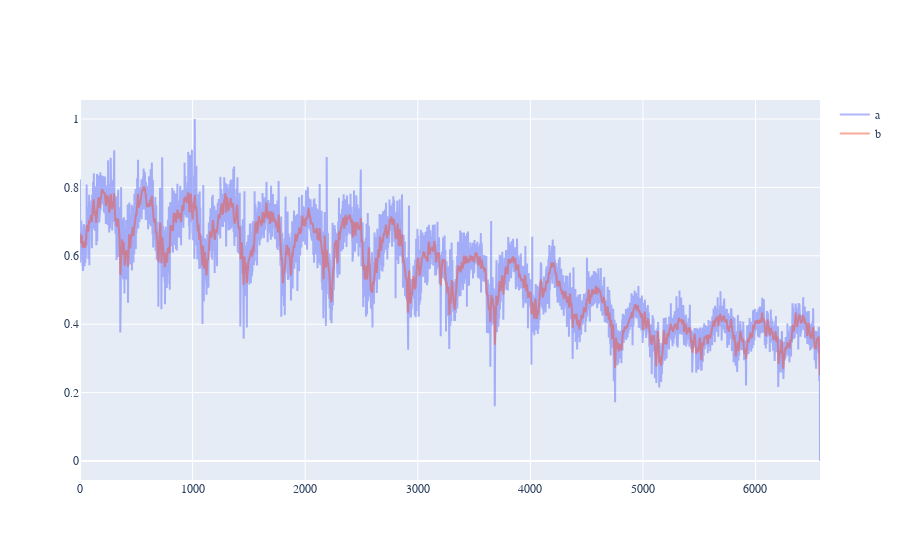

This figure's notebook cell:
### Code cell
# plot(**{col.title(): df[col] for col in df.columns})
a = df.TOTAL

f1d = GaussianFilter1D(sigma=3)
# f1d.fit(a)
b = f1d.transform(a)
plot(a=a,b=b)

### Figure 1 — Plotly figure (JSON) as saved in the notebook; plotly's stock layout.template omitted (floating-point values rounded to 4 significant figures; data arrays with more than 128 entries replaced by an {"elided": "..."} marker saying what was removed)
{"data": [{"name": "a", "opacity": 0.5, "type": "scatter", "y": {"elided": "6574 float values"}}, {"name": "b", "opacity": 0.5, "type": "scatter", "y": {"elided": "6574 float values"}}], "layout": {"font": {"family": "STIXGeneral"}, "title": {"x": 0.5}, "xaxis": {"title": {}}, "yaxis": {"title": {}}}}
